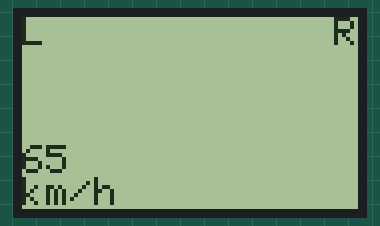
Bench run of a sketch on a simulated Arduino Uno, built with avr-gcc and run on an emulated ATmega328P. Parts: 84×48 one-colour display.

Above: at 0.7 s.
At 5.0 s:
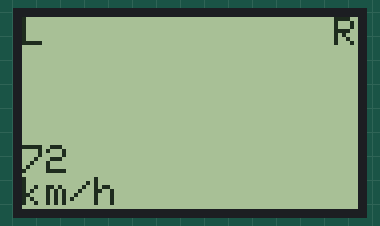
At 9.9 s:
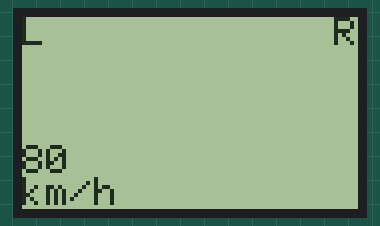
At 19.8 s:
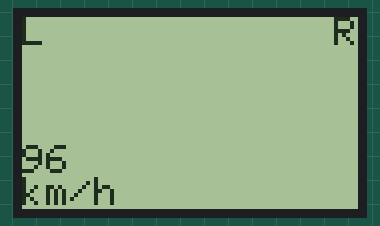
At 29.0 s:
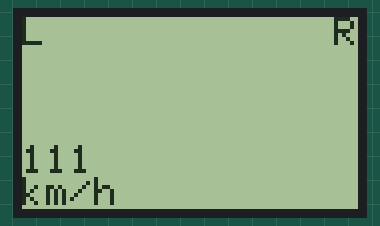
At 38.9 s:
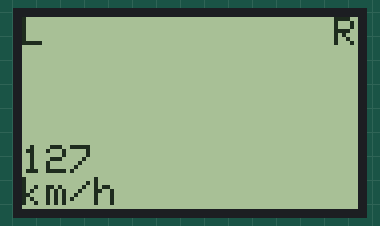

The sketch:

nokia5110_display.ino
```cpp
#include <Adafruit_PCD8544.h>

// Pin definitions
#define SCLK 18
#define DIN 23
#define DC 19
#define CS 5
#define RST 17

// Create an instance of the PCD8544 class
Adafruit_PCD8544 display = Adafruit_PCD8544(SCLK, DIN, DC, CS, RST);

void setup() {
  // Initialize the display
  display.begin();

  // Set the contrast of the display
  display.setContrast(50);

  // Clear the display
  display.clearDisplay();

}

int i=65;//simulated speedometer
void loop() {
  // Set the cursor to (0, 0)
  display.setCursor(0, 0);

  // Print "Hello, world!"
  // display.println("L            R\n\n\n        65km/h");
  display.println("L            R\n\n\n        ");
  delay(600);
  display.println(i++);
  display.print("km/h");
  // Display the contents of the buffer
  display.display();
  display.clearDisplay();
}
```

Measured:
- what the display in image 0 shows lasts 0.7 s, from 0.6 s to 1.3 s
